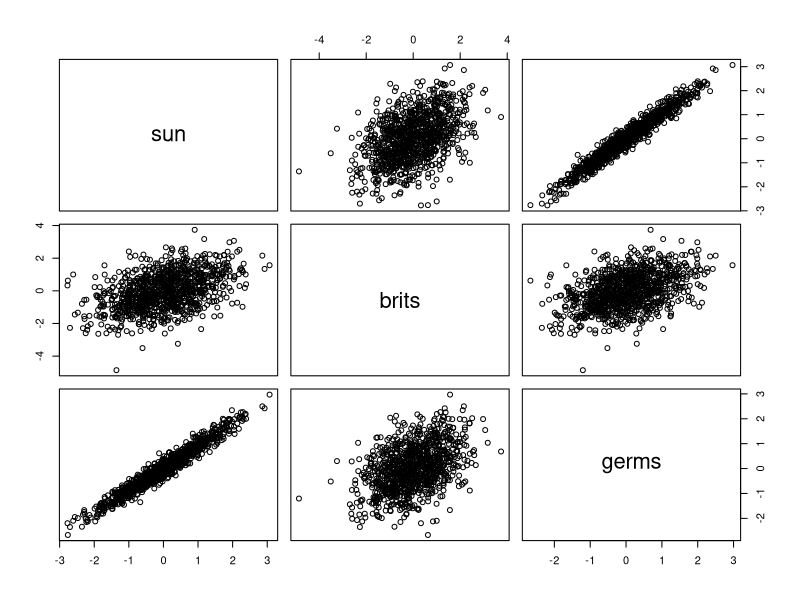
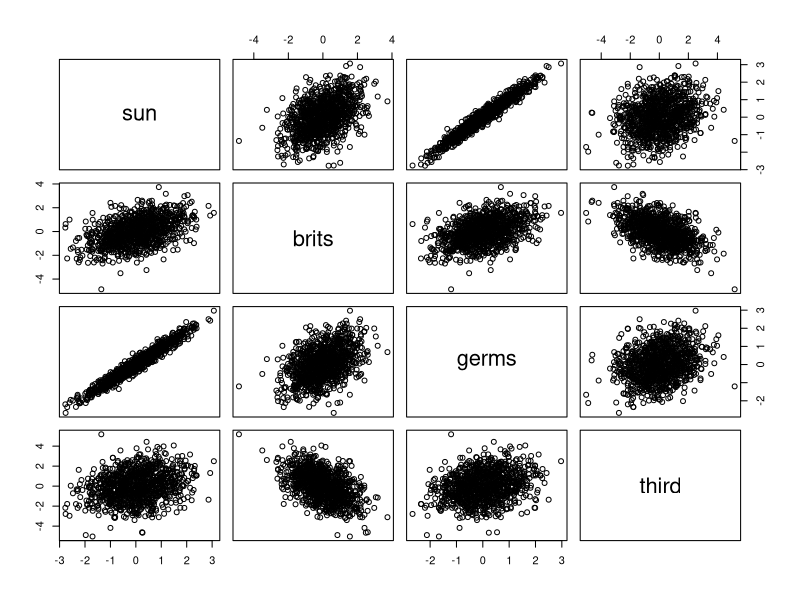

The R source for these figures, in order:
## ---- chunk 1
knitr::opts_chunk$set(echo = TRUE)
## ---- chunk 2
library(tidyverse)
## ---- chunk 3
n <- 1000

df <- tibble(
  sun = rnorm(n, 0, 1),
  brits = 0.5*sun + rnorm(n, 0, 1),
  germs = 0.9*sun + rnorm(n, 0, 0.2)
)
## ---- chunk 4
pairs(df)
## ---- chunk 5
m1 <- lm(df$brits ~ df$germs)
m2 <- lm(df$brits ~ df$germs + df$sun)

summary(m1)
summary(m2)
## ---- chunk 6
df <- df %>%
  mutate(
    third = rnorm(n, mean = germs - brits)
  )

pairs(df)
## ---- chunk 7
lm(third ~ germs, data = df)
lm(third ~ brits, data = df)
lm(third ~ germs + brits, data = df)
